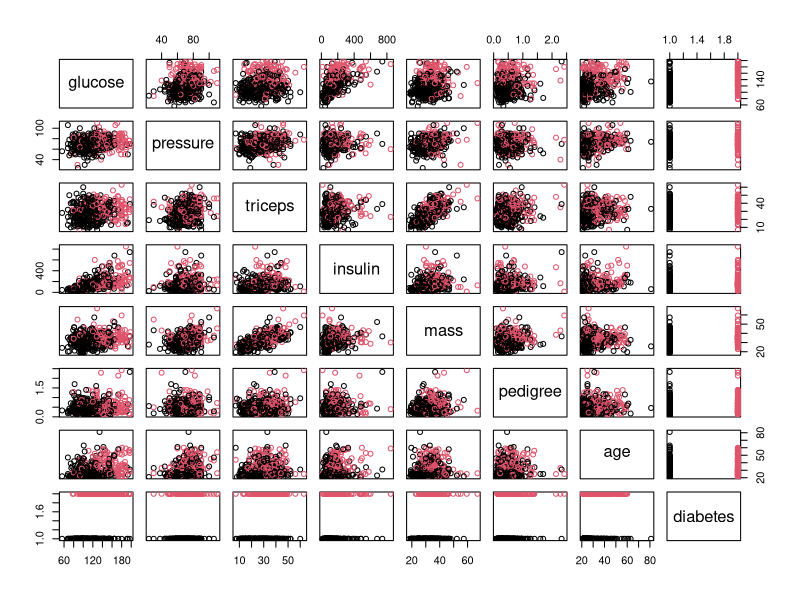
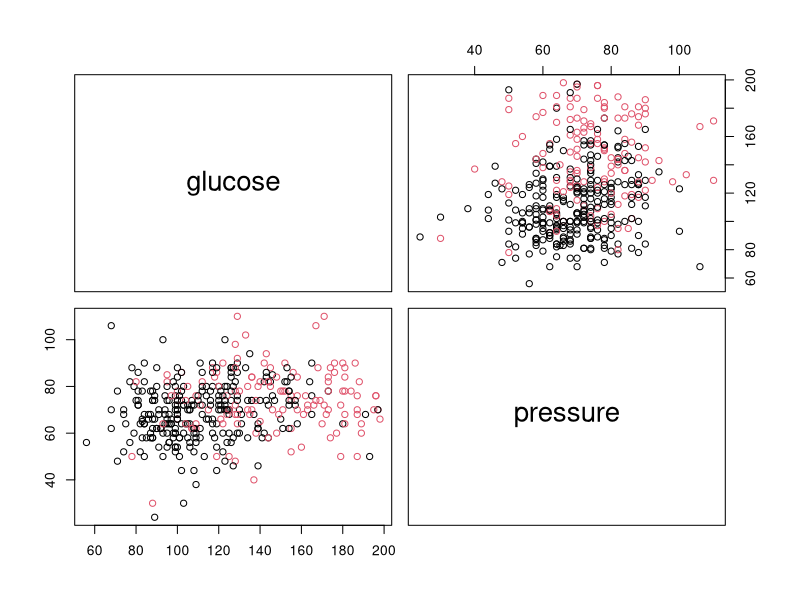

Source code (R) for these figures, in order:
## ---- chunk 1
library(glmnet)
library(tidyverse)
library(caret)

## ---- chunk 2
# Load the data
data("PimaIndiansDiabetes2", package = "mlbench")

# remove Nas
PimaIndiansDiabetes2 <- na.omit(PimaIndiansDiabetes2)

# Inspect the data
sample_n(PimaIndiansDiabetes2, 3)

# remove the first column since it is not a feature
PimaIndiansDiabetes2<-PimaIndiansDiabetes2[, -1]

# Covariance scatterplot Matrix. View how each variable varies with the rest as well as how the classes are distributed.
pairs(PimaIndiansDiabetes2, col=PimaIndiansDiabetes2$diabetes)

# plot two variables to see how many classes there are and if they are separable.
PimaIndiansDiabetes3=PimaIndiansDiabetes2[,c('glucose','pressure')]
pairs(PimaIndiansDiabetes3, col=PimaIndiansDiabetes2$diabetes)

# dim
dim(PimaIndiansDiabetes2)
## ---- chunk 3
# Estimate preprocessing parameters
preproc.param <- PimaIndiansDiabetes2 %>% 
  preProcess(method = c("center", "scale"))

# Transform the data using the estimated parameters
PimaIndiansDiabetes2_normalized <- preproc.param %>% predict(PimaIndiansDiabetes2)

## ---- chunk 4
set.seed(123)
training.samples <- PimaIndiansDiabetes2_normalized$diabetes %>% 
  createDataPartition(p = 0.8, list = FALSE)

train.data  <- PimaIndiansDiabetes2_normalized[training.samples, ]
test.data <- PimaIndiansDiabetes2_normalized[-training.samples, ]

## ---- chunk 5
# Dumy code categorical predictor variables
x.train <- model.matrix(diabetes~., train.data)

# Convert the outcome (class) to a numerical variable
y.train <- ifelse(train.data$diabetes == "pos", 1, 0)

# test data
x.test <- model.matrix(diabetes ~., test.data)
## ---- chunk 6
# Find the best lambda using cross-validation
set.seed(123) 
cv.lasso <- cv.glmnet(x.train, y.train, alpha = 0, family = "binomial")# binomial means logistic regression and alpha=0 means ridge regression, so ridge penalised logistic regression.

# Fit the final model on the training data using best lambda
model <- glmnet(x.train, y.train, alpha = 0, family = "binomial",
                lambda = cv.lasso$lambda.min)

# Display regression coefficients
coef(model)

# Make predictions on the test data
probabilities <- model %>% predict(newx = x.test)
predicted.classes <- ifelse(probabilities > 0.5, "pos", "neg")

# Model accuracy
observed.classes <- test.data$diabetes
mean(predicted.classes == observed.classes)
